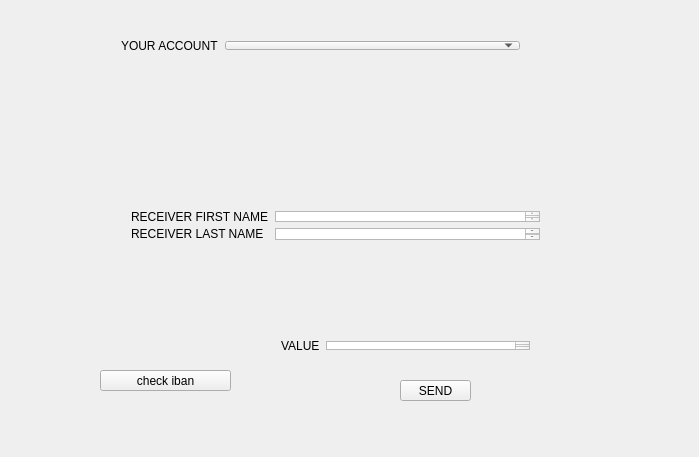
<?xml version="1.0" encoding="UTF-8"?>
<ui version="4.0">
 <class>QtMakePaymentUI</class>
 <widget class="QWidget" name="QtMakePaymentUI">
  <property name="geometry">
   <rect>
    <x>0</x>
    <y>0</y>
    <width>699</width>
    <height>457</height>
   </rect>
  </property>
  <property name="windowTitle">
   <string>QtMakePaymentUI</string>
  </property>
  <widget class="QWidget" name="formLayoutWidget">
   <property name="geometry">
    <rect>
     <x>270</x>
     <y>330</y>
     <width>271</width>
     <height>31</height>
    </rect>
   </property>
   <layout class="QFormLayout" name="formLayout">
    <item row="0" column="1">
     <widget class="QTextEdit" name="valueTextEdit"/>
    </item>
    <item row="0" column="0">
     <widget class="QLabel" name="label_3">
      <property name="text">
       <string>VALUE</string>
      </property>
     </widget>
    </item>
   </layout>
  </widget>
  <widget class="QPushButton" name="sendButton">
   <property name="geometry">
    <rect>
     <x>400</x>
     <y>380</y>
     <width>71</width>
     <height>21</height>
    </rect>
   </property>
   <property name="text">
    <string>SEND</string>
   </property>
  </widget>
  <widget class="QWidget" name="formLayoutWidget_2">
   <property name="geometry">
    <rect>
     <x>120</x>
     <y>200</y>
     <width>431</width>
     <height>51</height>
    </rect>
   </property>
   <layout class="QFormLayout" name="formLayout_2">
    <item row="0" column="0">
     <widget class="QLabel" name="label_4">
      <property name="text">
       <string>RECEIVER FIRST NAME</string>
      </property>
     </widget>
    </item>
    <item row="1" column="0">
     <widget class="QLabel" name="label_5">
      <property name="text">
       <string>RECEIVER LAST NAME</string>
      </property>
     </widget>
    </item>
    <item row="1" column="1">
     <widget class="QPlainTextEdit" name="receiverLastNameTextEdit">
      <property name="enabled">
       <bool>true</bool>
      </property>
     </widget>
    </item>
    <item row="0" column="1">
     <widget class="QPlainTextEdit" name="receiverFirstNameTextEdit">
      <property name="enabled">
       <bool>true</bool>
      </property>
     </widget>
    </item>
   </layout>
  </widget>
  <widget class="QWidget" name="formLayoutWidget_3">
   <property name="geometry">
    <rect>
     <x>160</x>
     <y>120</y>
     <width>431</width>
     <height>21</height>
    </rect>
   </property>
   <layout class="QFormLayout" name="formLayout_3">
    <item row="0" column="0">
     <widget class="QLabel" name="label_2">
      <property name="text">
       <string>RECEIVER ACCOUNT</string>
      </property>
     </widget>
    </item>
    <item row="0" column="1">
     <widget class="QTextEdit" name="ibanReceiver"/>
    </item>
   </layout>
  </widget>
  <widget class="QWidget" name="formLayoutWidget_4">
   <property name="geometry">
    <rect>
     <x>110</x>
     <y>30</y>
     <width>421</width>
     <height>31</height>
    </rect>
   </property>
   <layout class="QFormLayout" name="formLayout_4">
    <item row="0" column="0">
     <widget class="QLabel" name="label">
      <property name="text">
       <string>YOUR ACCOUNT</string>
      </property>
     </widget>
    </item>
    <item row="0" column="1">
     <widget class="QComboBox" name="comboBox"/>
    </item>
   </layout>
  </widget>
  <widget class="QPushButton" name="pushButton">
   <property name="geometry">
    <rect>
     <x>100</x>
     <y>370</y>
     <width>131</width>
     <height>21</height>
    </rect>
   </property>
   <property name="text">
    <string>check iban</string>
   </property>
  </widget>
 </widget>
 <layoutdefault spacing="6" margin="11"/>
 <resources/>
 <connections/>
</ui>
